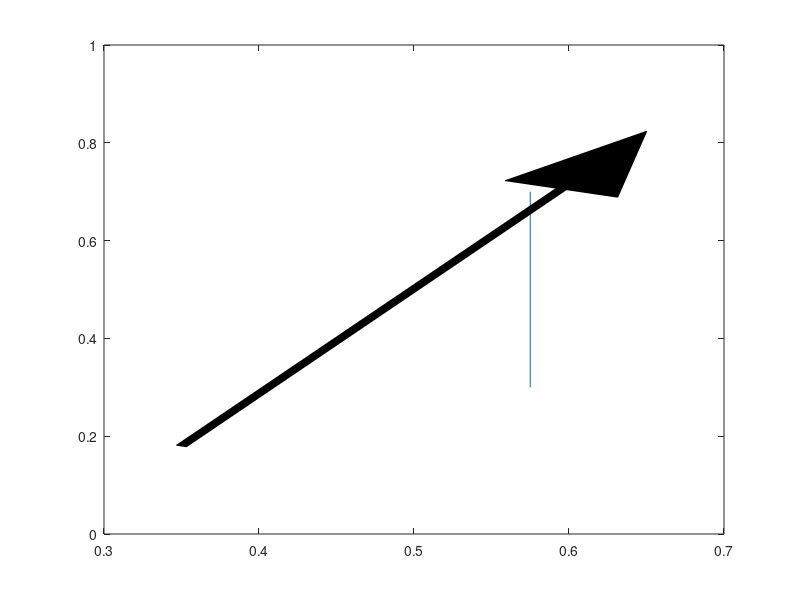

MATLAB code for this plot:
patch([0.425,0.575,0.625,0.625,0.575,0.425,0.375,0.375,0.425],...
[.25,.25,0.3,0.65,.7,.7,0.65,0.3,.25],[0.9375,0.9375,0.9375])

plot([0,0.425],[0.5,0.5])
plot([0.575,1],[0.5,0.5])

plot([0.425,0.425],[0.3,0.7])
plot([0.575,0.575],[0.3,0.7])

patch([0.3468,0.3532,0.5983,0.5919],[0.1815,0.1785,0.7042,0.7071],[0,0,0])
patch([0.5589,0.6314,0.6501],[0.7226,0.6888,0.8235],[0,0,0])